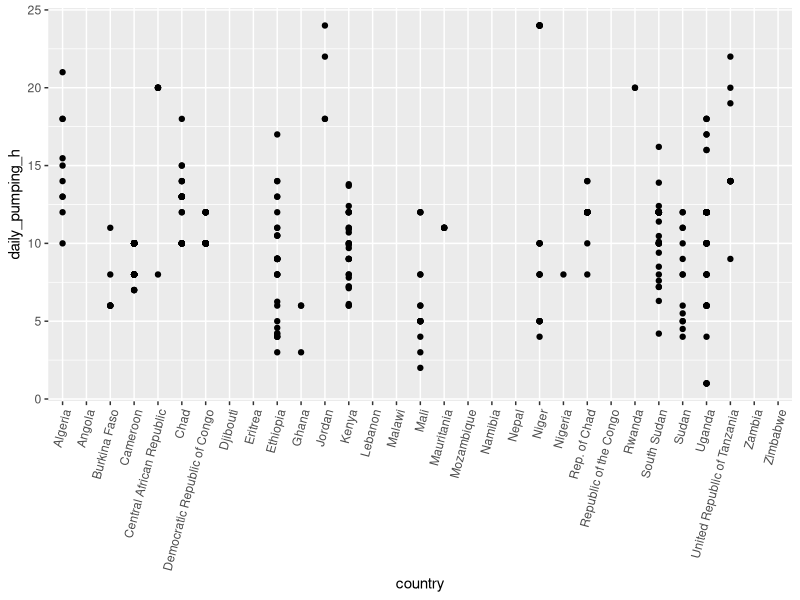
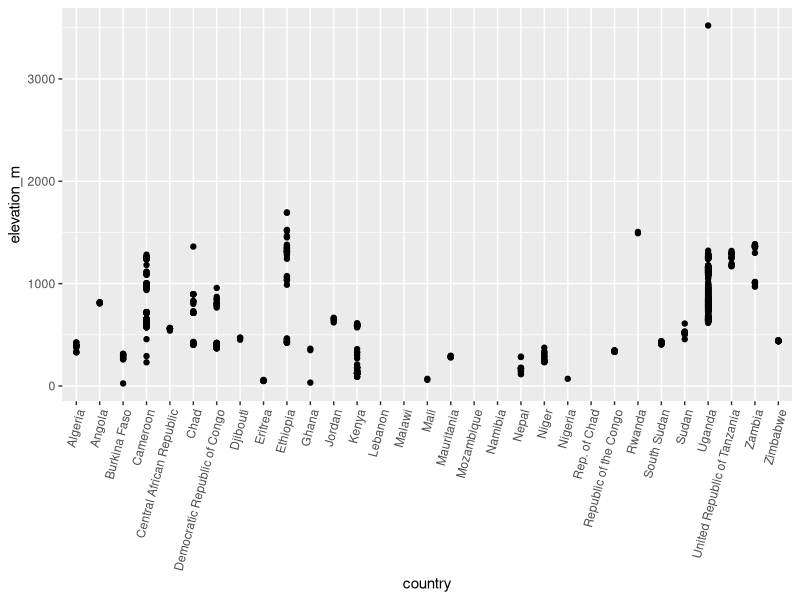
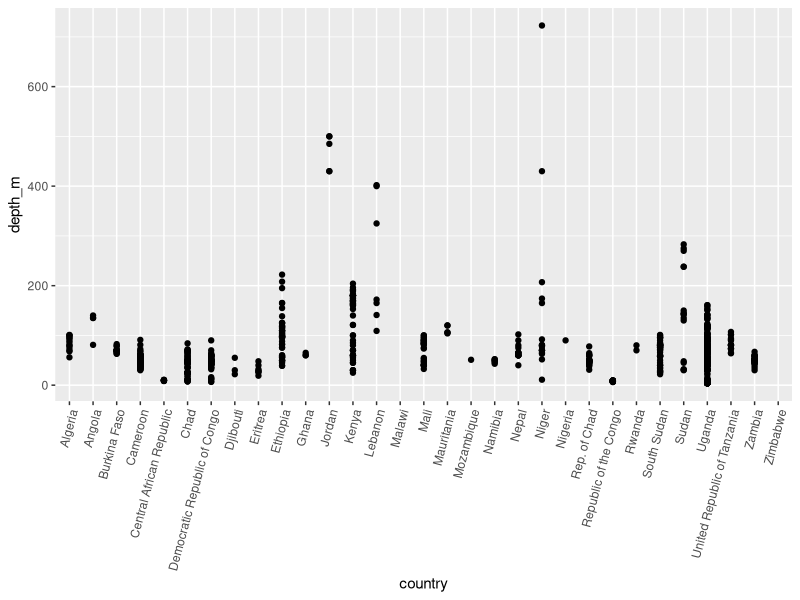
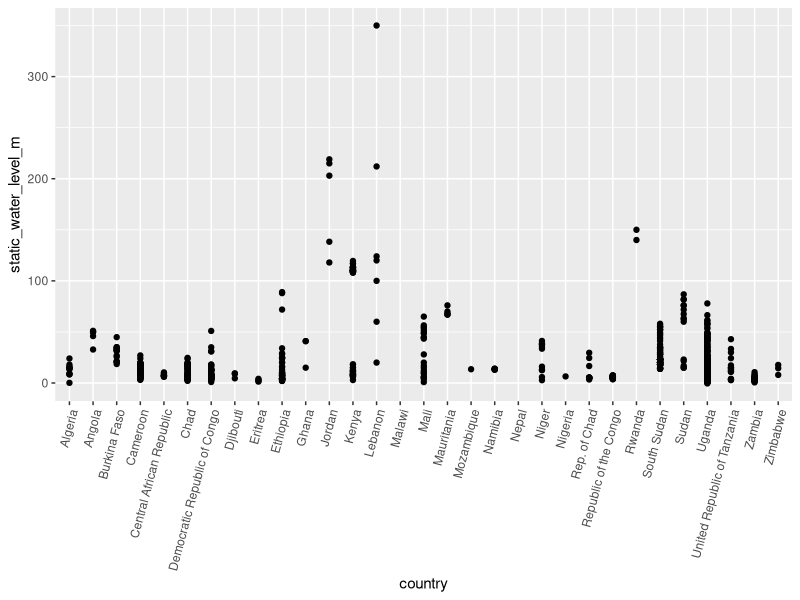
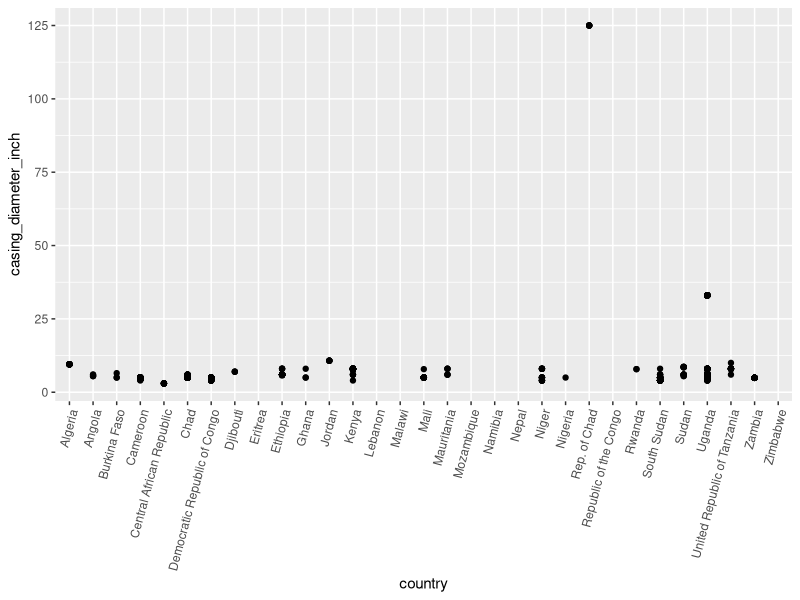
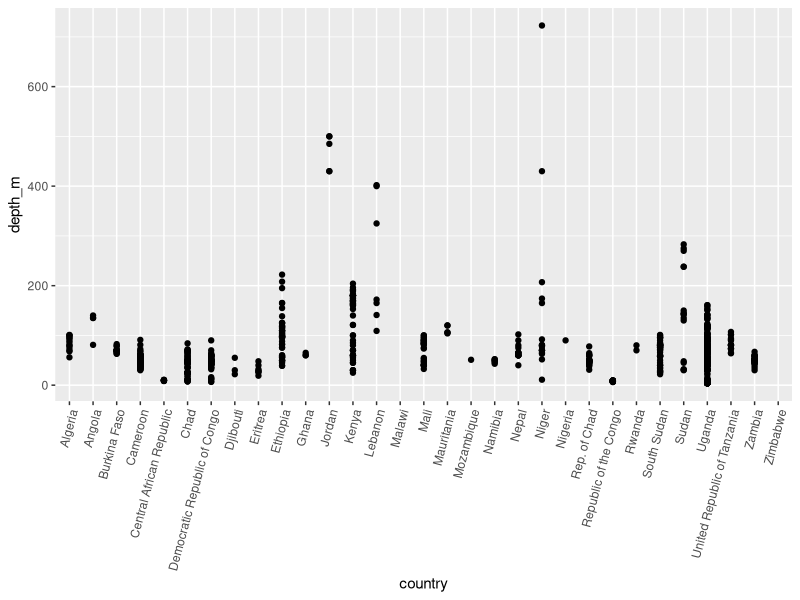
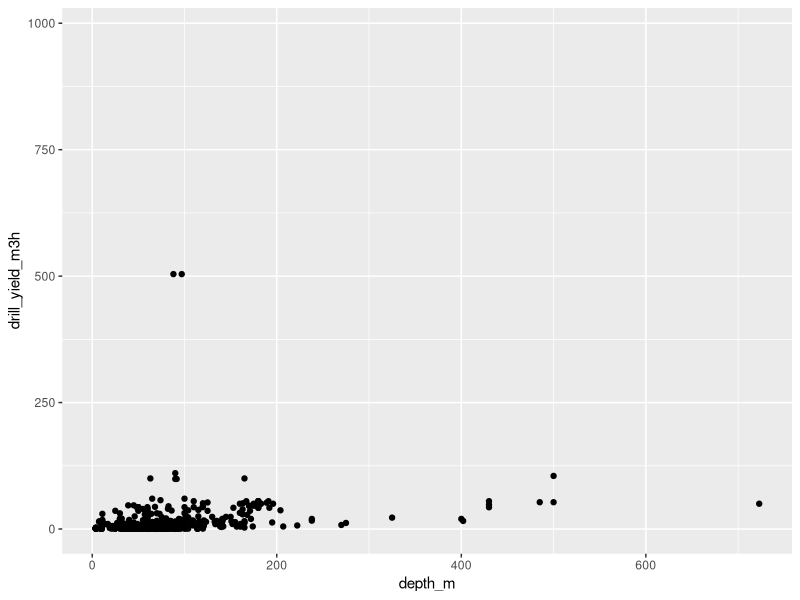
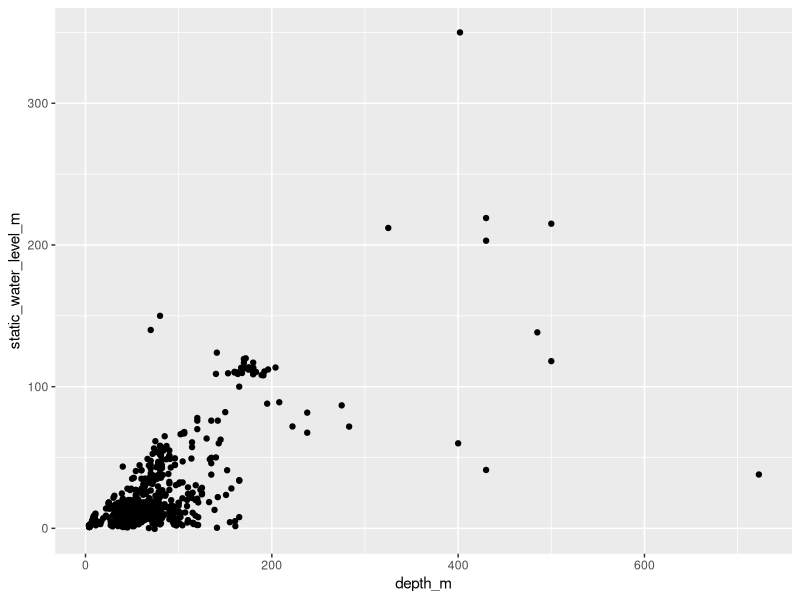

The R source for these figures, in order:
## ---- chunk 1

knitr::opts_chunk$set(echo = TRUE)

library(tidyverse)

borehole_access <- read_csv("data/BoreholeData_LastAccess_Sep2019.csv")
us_usage <- read_csv("data/domesticwaterusage_bycounty_us.csv")
camp_usage <- read_csv("data/Water_Usage_In_Camps_Most_Recent_Data.csv")

## ---- chunk 2

summary(borehole_access)
glimpse(borehole_access)

# restrict dataset to numerical vars of interest and rename
borehole_access_restricted <- borehole_access %>%
  select("Country", 
         "Status",
         "Elevation in meters above sea level", 
         "Depth in m", 
         "Static water level in meters below ground level", 
         "Casing diameter in inch", 
         "Driller's yield in m3/hr", 
         "Daily pumping time in h") %>%
  rename(country = "Country", 
         status = "Status", 
         elevation_m = "Elevation in meters above sea level", 
         depth_m = "Depth in m", 
         static_water_level_m = "Static water level in meters below ground level", 
         casing_diameter_inch = "Casing diameter in inch", 
         drill_yield_m3h = "Driller's yield in m3/hr", 
         daily_pumping_h = "Daily pumping time in h")

# explore dataset
### by country
glimpse(borehole_access_restricted)
(plot_country_pumping <- borehole_access_restricted %>%
  ggplot(aes(country, daily_pumping_h)) +
  geom_point() +
  theme(axis.text.x = element_text(angle = 75, hjust = 1)))
(plot_country_elev <- borehole_access_restricted %>%
  ggplot(aes(country, elevation_m)) +
  geom_point() +
  theme(axis.text.x = element_text(angle = 75, hjust = 1)))
(plot_country_depth <- borehole_access_restricted %>%
  ggplot(aes(country, depth_m)) +
  geom_point() +
  theme(axis.text.x = element_text(angle = 75, hjust = 1)))
(plot_country_staticlevel <- borehole_access_restricted %>%
  ggplot(aes(country, static_water_level_m)) +
  geom_point() +
  theme(axis.text.x = element_text(angle = 75, hjust = 1)))
(plot_country_casingdiam <- borehole_access_restricted %>%
  ggplot(aes(country, casing_diameter_inch)) +
  geom_point() +
  theme(axis.text.x = element_text(angle = 75, hjust = 1)))
(plot_country_depth <- borehole_access_restricted %>%
  ggplot(aes(country, depth_m)) +
  geom_point() +
  theme(axis.text.x = element_text(angle = 75, hjust = 1)))

### explore relationships between borehole variables - depth through daily pumping
(plot_depth_drillyield <- borehole_access_restricted %>%
  ggplot(aes(depth_m, drill_yield_m3h)) +
  geom_point())
(plot_depth_staticwater <- borehole_access_restricted %>%
  ggplot(aes(depth_m, static_water_level_m)) +
  geom_point())
(plot_depth_casing <- borehole_access_restricted %>%
  ggplot(aes(depth_m, casing_diameter_inch)) +
  geom_point())
(plot_depth_pumping <- borehole_access_restricted %>%
  ggplot(aes(depth_m, daily_pumping_h)) +
  geom_point())
(plot_depth_casing <- borehole_access_restricted %>%
  ggplot(aes(depth_m, casing_diameter_inch)) +
  geom_point())
(plot_drill_pump <- borehole_access_restricted %>%
  ggplot(aes(drill_yield_m3h, daily_pumping_h)) +
  geom_point())
(plot_static_drill <- borehole_access_restricted %>%
  ggplot(aes(static_water_level_m, drill_yield_m3h)) +
  geom_point())

## ---- chunk 3

summary(camp_usage)
glimpse(camp_usage)

# restrict to vars of interest and rename
camp_usage_restricted <- camp_usage %>%
  select("COUNTRY NAME", 
         "EMERGENCY / POST-EMERGENCY", 
         "AVERAGE # LITERS OF POTABLE WATER AVAILABLE PER PERSON PER DAY", 
         "NUMBER OF PERSONS PER USABLE WATER TAP", 
         "% OF WATER QUALITY TESTS AT CHLORINATED COLLECTION LOCATIONS WITH FRC IN THE RANGE 0.2-2MG/L AND TURBIDITY <5NTU5", 
         "NUMBER OF PERSONS PER TOILET/LATRINE", 
         "NUMBER OF PERSONS PER BATH SHELTER/SHOWER", 
         "NUMBER OF PERSONS PER HYGIENE PROMOTER", 
         "REFUGEE POPULATION") %>%
  rename(country = "COUNTRY NAME", 
         emergency_status = "EMERGENCY / POST-EMERGENCY", 
         water_per_person_l = "AVERAGE # LITERS OF POTABLE WATER AVAILABLE PER PERSON PER DAY", 
         persons_per_tap = "NUMBER OF PERSONS PER USABLE WATER TAP", 
         quality_tests = "% OF WATER QUALITY TESTS AT CHLORINATED COLLECTION LOCATIONS WITH FRC IN THE RANGE 0.2-2MG/L AND TURBIDITY <5NTU5",
         persons_per_toilet = "NUMBER OF PERSONS PER TOILET/LATRINE", 
         persons_per_shower = "NUMBER OF PERSONS PER BATH SHELTER/SHOWER", 
         persons_per_hygienepromoter = "NUMBER OF PERSONS PER HYGIENE PROMOTER", 
         refugee_population = "REFUGEE POPULATION")

# water quality tests vs other vars
(plot_tests_toilet <- camp_usage_restricted %>%
  ggplot(aes(quality_tests, persons_per_toilet)) +
  geom_point())
(plot_tests_water <- camp_usage_restricted %>%
  ggplot(aes(quality_tests, water_per_person_l)) +
  geom_point())
(plot_tests_tap <- camp_usage_restricted %>%
  ggplot(aes(quality_tests, persons_per_tap)) +
  geom_point())
(plot_tests_shower <- camp_usage_restricted %>%
  ggplot(aes(quality_tests, persons_per_shower)) +
  geom_point())
(plot_tests_hygiene <- camp_usage_restricted %>%
  ggplot(aes(quality_tests, persons_per_hygienepromoter)) +
  geom_point())
(plot_tests_pop <- camp_usage_restricted %>%
  ggplot(aes(quality_tests, refugee_population)) +
  geom_point())

# plotting the distributions of water per person, ppl per tap etc by country would be illustrative when compared with US
# measure water resource crowdedness by country - persons per xyz with additional measure for water per person
(plot_country_tap <- camp_usage_restricted %>%
  ggplot(aes(reorder(country, log(persons_per_tap)), log(persons_per_tap))) +
  geom_jitter(position = position_jitter(w = .2), 
              alpha = .3) +
  theme(axis.text.x = element_text(angle = 75, hjust = 1)))
(plot_country_water <- camp_usage_restricted %>%
  ggplot(aes(country, water_per_person_l)) +
  geom_jitter(position = position_jitter(w = .2), 
              alpha = .3) +
  theme(axis.text.x = element_text(angle = 75, hjust = 1)))
(plot_country_pop <- camp_usage_restricted %>%
  ggplot(aes(reorder(country, refugee_population), refugee_population)) +
  geom_jitter(position = position_jitter(w = .2), 
              alpha = .3) +
  theme(axis.text.x = element_text(angle = 75, hjust = 1)))
(plot_country_toilet <- camp_usage_restricted %>%
  ggplot(aes(reorder(country, persons_per_toilet), persons_per_toilet)) +
  geom_jitter(position = position_jitter(w = .2), 
              alpha = .3) +
  theme(axis.text.x = element_text(angle = 75, hjust = 1)))
(plot_country_hygiene <- camp_usage_restricted %>%
  ggplot(aes(reorder(country, persons_per_hygienepromoter), persons_per_hygienepromoter)) +
  geom_jitter(position = position_jitter(w = .2), 
              alpha = .3) +
  theme(axis.text.x = element_text(angle = 75, hjust = 1)))


## ---- chunk 4

summary(us_usage)
glimpse(us_usage)

us_usage_restricted <- us_usage %>%
  select(-c(STATEFIPS, COUNTYFIPS, FIPS)) %>%
  rename(state = STATE, 
         county = COUNTY, 
         year = YEAR, 
         countypop = "TP-TotPop", 
         ss_pop = "DO-SSPop", 
         ss_ground_withdrawals = "DO-WGWFr",
         ss_surface_withdrawals = "DO-WSWFr",
         total_ss_withdrawals = "DO-WFrTo",
         ss_percap_use = "DO-SSPCp",
         del_from_publicsupply = "DO-PSDel",
         pubsupplied_percap_use = "DO-PSPCp",
         totaluse_with_del = "DO-WDelv")

(plot_state_totalsswithdrawals <- us_usage_restricted %>%
  ggplot(aes(reorder(state, total_ss_withdrawals), total_ss_withdrawals)) +
  geom_boxplot() +
  theme(axis.text.x = element_text(angle = 75, hjust = 1)))

(plot_state_ssgroundwithdrawals <- us_usage_restricted %>%
  ggplot(aes(reorder(state, ss_ground_withdrawals), ss_ground_withdrawals)) +
  geom_boxplot() +
  theme(axis.text.x = element_text(angle = 75, hjust = 1)))

(plot_state_sssurfacewithdrawals <- us_usage_restricted %>%
  ggplot(aes(reorder(state, ss_surface_withdrawals), ss_surface_withdrawals)) +
  geom_boxplot() +
  theme(axis.text.x = element_text(angle = 75, hjust = 1)))

(plot_state_delpubsupp <- us_usage_restricted %>%
  ggplot(aes(reorder(state, del_from_publicsupply), del_from_publicsupply)) +
  geom_boxplot() +
  theme(axis.text.x = element_text(angle = 75, hjust = 1)))


